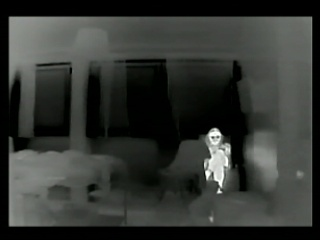
#> input picture example_frame.jpg, 320 x 240 px
$ python -i detect_hotspot.py   (imports and definitions only)
#> lines starting #> are read from the running program, lines starting #| are printed output that depends on the picture; after the words box and inside, x2 and y2 are one past the last pixel; in counts of white or black regions, pixels touching at a corner belong together
#> further down, picture is the input picture: shape (240, 320, 3); mean B, G, R 50.2, 54, 51.2
from typing import List, Tuple
import cv2
import numpy as np

# ==============================================================================
# GŁÓWNE PARAMETRY DETEKCJI (ZGODNE Z KODEM MATLAB)
# ==============================================================================
GATE_MIN_MAX_VAL = 225       # Minimalna bezwzględna jasność w kadrze (0-255)
SIGMA_FACTOR = 3             # Mnożnik odchylenia standardowego (mean + k * std)
MIN_AREA = 2                 # Minimalna powierzchnia plamy w px (odpowiednik bwareaopen)
MAX_AREA = 80                # Maksymalna powierzchnia plamy w px
ASPECT_RATIO_MIN = 0.5       # Minimalny stosunek szerokości do wysokości BoundingBox
ASPECT_RATIO_MAX = 2.0       # Maksymalny stosunek szerokości do wysokości BoundingBox
MIN_DIST_PX = 150.0          # Minimalny dystans między celami w px (~7-10 m w terenie)
MAX_TARGETS = 2              # Maksymalna liczba zwracanych punktów
# ==============================================================================


def detect_hotspots(
    frame: np.ndarray,
    gate_min_max_val: int = GATE_MIN_MAX_VAL,
    sigma_factor: float = SIGMA_FACTOR,
    min_area: int = MIN_AREA,
    max_area: int = MAX_AREA,
    aspect_ratio_min: float = ASPECT_RATIO_MIN,
    aspect_ratio_max: float = ASPECT_RATIO_MAX,
    min_dist_px: float = MIN_DIST_PX,
    max_targets: int = MAX_TARGETS,
) -> List[Tuple[int, int]]:
  """Wykrywa współrzędne pikselowe hotspotów na podanej klatce obrazu.

  :param frame: Obraz wejściowy w formacie BGR lub skali szarości.
  :return: Lista krotek [(x1, y1), (x2, y2)] ze środkami celów w pikselach.
  """
#> called with gate_min_max_val = 225, sigma_factor = 3, min_area = 2, max_area = 80, aspect_ratio_min = 0.5, aspect_ratio_max = 2, min_dist_px = 150, max_targets = 2
  # 1. Konwersja do skali szarości
  if len(frame.shape) == 3:
    gray = cv2.cvtColor(frame, cv2.COLOR_BGR2GRAY)
  else:
    gray = frame

  # 2. Statystyki tła
  mean_bg, std_bg = cv2.meanStdDev(gray)
#> mean_bg = [52.81]; std_bg = [44.15]
  mean_bg = float(mean_bg[0][0])
#> mean_bg = 52.81
  std_bg = float(std_bg[0][0])
#> std_bg = 44.15
  _, max_val, _, _ = cv2.minMaxLoc(gray)
#> max_val = 254

  # 3. Bramka bezpieczeństwa (odrzucenie klatek bez wyraźnego celu)
  if max_val < gate_min_max_val or (max_val - mean_bg) < (sigma_factor * std_bg):
    return []

  # 4. Próg dynamiczny i binaryzacja
  adaptive_thresh = max(
      float(gate_min_max_val), round(mean_bg + sigma_factor * std_bg)
  )
#> adaptive_thresh = 225
  adaptive_thresh = min(adaptive_thresh, 254.0)

  _, bw = cv2.threshold(gray, adaptive_thresh, 255, cv2.THRESH_BINARY)
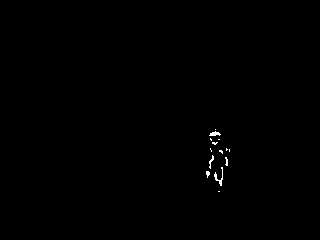
#> bw: shape (240, 320); 0.26% white in thin lines or dots, all inside (x1, y1, x2, y2) = (206, 129, 230, 192)

  # 5. Znalezienie konturów (odpowiednik regionprops)
  contours, _ = cv2.findContours(bw, cv2.RETR_EXTERNAL, cv2.CHAIN_APPROX_SIMPLE)
#> contours = 14 contours, 12 with area under 20; largest, box (x1, y1, x2, y2) and area: (209, 131, 221, 136) 24, (214, 167, 223, 186) 24

  candidates = []
  mask = np.zeros(gray.shape, dtype=np.uint8)

  for cnt in contours:
    # W MATLABie regionprops 'Area' to liczba pikseli obiektu.
    # W OpenCV cv2.contourArea mierzy pole wierzchołkowe wg wzoru Greena.
    # Aby odsiać plamy poniżej min_area (w tym bwareaopen(2)), liczymy moment zerowy m00:
    M = cv2.moments(cnt)
    area = M["m00"]
    if area < min_area or area > max_area:
      continue

    # Filtracja po proporcjach kształtu (Aspect Ratio)
    bx, by, bw_w, bh_h = cv2.boundingRect(cnt)
    if bh_h == 0:
      continue
    aspect_ratio = float(bw_w) / float(bh_h)
    if aspect_ratio < aspect_ratio_min or aspect_ratio > aspect_ratio_max:
      continue

    # Statystyki jasności wewnątrz obiektu
    mask.fill(0)
    cv2.drawContours(mask, [cnt], -1, 255, -1)
    mean_intensity, _, _, _ = cv2.mean(gray, mask=mask)

    # Centroid (środek ciężkości)
    cx = M["m10"] / M["m00"]
    cy = M["m01"] / M["m00"]

    # Wskaźnik jakości: całkowita energia plamy (powierzchnia x jasność)
    score = area * mean_intensity

    candidates.append({"x": cx, "y": cy, "score": score})
#> this loop made 14 passes
#> (area, bx, by, bw_w, bh_h, aspect_ratio) on passes 3, 13: (24, 214, 167, 9, 19, 0.474), (24.5, 209, 131, 12, 5, 2.4)
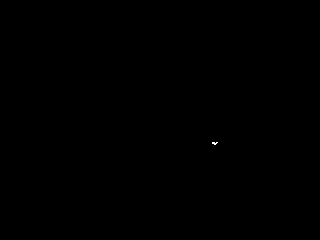
#> mask: shape (240, 320); 0.02% white in thin lines or dots, all inside (x1, y1, x2, y2) = (212, 142, 218, 145)
#> after the loop, candidates = 3 items

  if not candidates:
    return []

  # 6. Sortowanie kandydatów według score malejąco
  candidates.sort(key=lambda c: c["score"], reverse=True)

  # 7. Wybór do max_targets z zachowaniem minimalnego dystansu
  selected_hotspots: List[Tuple[float, float]] = []

  for cand in candidates:
    too_close = False
    for sel_x, sel_y in selected_hotspots:
      dist = np.hypot(cand["x"] - sel_x, cand["y"] - sel_y)
      if dist < min_dist_px:
        too_close = True
        break

    if not too_close:
      selected_hotspots.append((int(cand["x"]), int(cand["y"])))
      if len(selected_hotspots) >= max_targets:
        break
#> this loop made 3 passes
#> cand on passes 1 to 3: {'x': 207.4, 'y': 173, 'score': 2698.5}, {'x': 214.2, 'y': 142.8, 'score': 1321.4}, {'x': 220.7, 'y': 151, 'score': 1065.2}
#> after the loop, selected_hotspots = [(207, 173)]

  return selected_hotspots

>>> import cv2
>>> picture = cv2.imread('example_frame.jpg')
>>> result = detect_hotspots(picture)
#> result = [(207, 173)]
